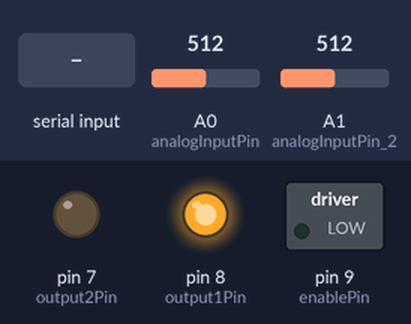
Bench run of a sketch on a simulated Arduino Uno, built with avr-gcc and run on an emulated ATmega328P. On the bench: switched loads named in the sketch (green lamp = pin HIGH), output pins drawn as LEDs (lit = HIGH). The inputs (shaded band) are chosen by the test bench; at power-on: A0 (analogInputPin) = 512, A1 (analogInputPin_2) = 512. What the sketch prints to the serial monitor is not drawn.

Above: at 1.2 s.
1.3 s: "90,45\n" received over Serial
At 1.6 s:
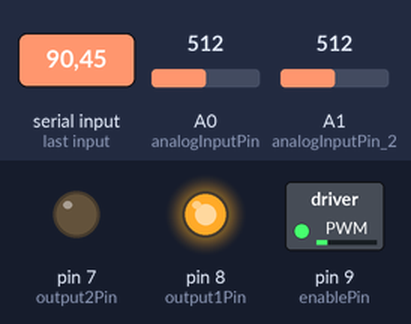
3.8 s: "30,150\n" received over Serial
At 4.6 s:
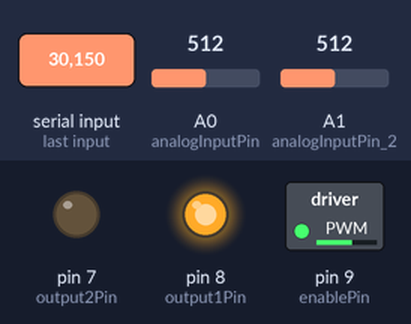
6.3 s: "200\n" received over Serial
At 6.6 s:
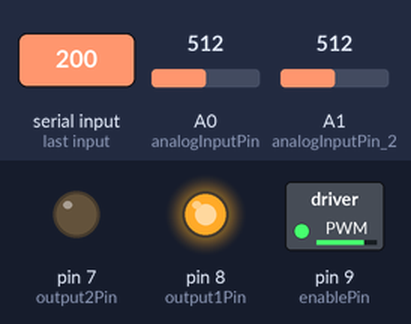
8.8 s: A0 (analogInputPin) set to 104
10.6 s: A0 (analogInputPin) set to 91
12.4 s: A1 (analogInputPin_2) set to 106
13.9 s: A1 (analogInputPin_2) set to 94
Timing chart, 0 to 16.7 s (numbered marks = the images above; inputs shaded):
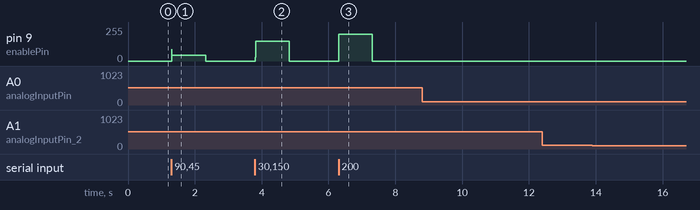

Measured:
- after the input at 1.3 s, pin 9 (enablePin): 0/255 → 45/255 at once, → 0/255 1.0 s later
- after the input at 3.8 s, pin 9 (enablePin): 0/255 → 150/255 at once, → 0/255 1.0 s later
- after the input at 6.3 s, pin 9 (enablePin): 0/255 → 200/255 at once, → 0/255 1.0 s later
- after the input at 8.8 s, every drawn part: stays the same
- after the input at 10.6 s, every drawn part: stays the same
- after the input at 12.4 s, every drawn part: stays the same
- after the input at 13.9 s, every drawn part: stays the same

The sketch:

sac23_arduino_groupE.ino
```cpp
// Define the pins
const int analogInputPin = A0;
const int analogInputPin_2 = A1;
const int enablePin = 9; // PWM pin
const int output1Pin = 8;
const int output2Pin = 7;
int AI0 = 0;
int AI1 = 0;
int pwmOutput = 0;

void setup() {
// Set up serial communication
  Serial.begin(9600);

  // Set pin modes for motor control
  pinMode(enablePin, OUTPUT);
  pinMode(output1Pin, OUTPUT);
  pinMode(output2Pin, OUTPUT);

  // Set initial motor direction
  digitalWrite(output1Pin, HIGH);
  digitalWrite(output2Pin, LOW);
}

void loop() {
  // put your main code here, to run repeatedly:
AI0 = analogRead(analogInputPin);
AI1 = analogRead(analogInputPin_2);


  if (Serial.available()) {
    pwmOutput = Serial.parseInt();

  }

if (AI0<350){
 pwmOutput =0;
 }

if (AI1<350){
 pwmOutput =0;
 }

//pwmOutput = 130;
delay (1);
 analogWrite(enablePin, pwmOutput);
//pwmOutput= serial.read();
 Serial.print("A");
 Serial.print(AI0);
 Serial.print("B");
 Serial.print(AI1);
 Serial.print("C");
 //Serial.print(pwmOutput);
 //Serial.println("D");

delay(1);

}
```
